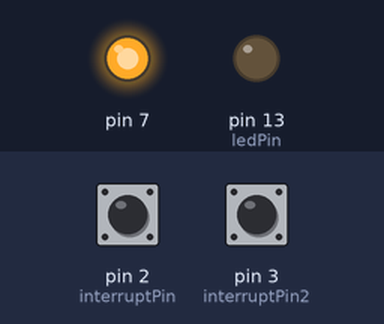
The sketch below on a simulated Arduino Uno, built with avr-gcc and run on an emulated ATmega328P. Shown: output pins drawn as LEDs (lit = HIGH). The test bench sets the inputs (shaded band); at power-on: pin 2 (interruptPin) HIGH, pin 3 (interruptPin2) HIGH.

Above: at 1.2 s.
1.3 s: pin 2 (interruptPin) pulled LOW for 0.15 s
At 2.1 s:
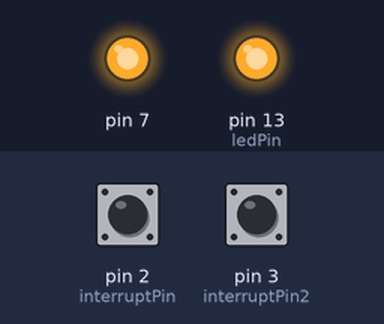
2.9 s: pin 3 (interruptPin2) pulled LOW for 0.15 s
At 3.3 s:
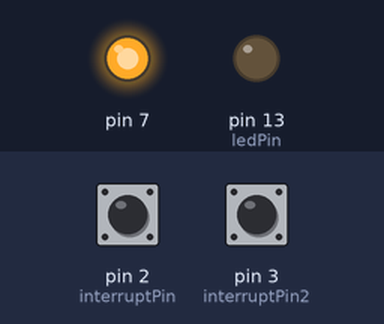
4.5 s: pin 2 (interruptPin) pulled LOW for 1 s
At 5.8 s:
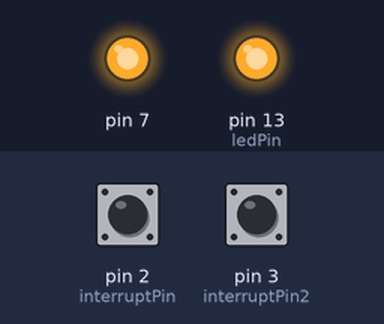
Timing chart, 0 to 7.5 s (numbered marks = the images above; inputs shaded):
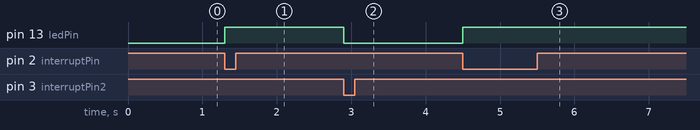

The sketch:

GreenSpirit_interrupt_example.ino
```cpp
const byte ledPin = 13;
const byte interruptPin = 2; // Pin sensor garis
const byte interruptPin2 = 3; // Pin Digital sensor api
volatile byte state = LOW;

void setup() {
  pinMode(ledPin, OUTPUT);
  pinMode(7, OUTPUT);
  pinMode(interruptPin, INPUT);
   pinMode(interruptPin2, INPUT);
  attachInterrupt(digitalPinToInterrupt(interruptPin), garis, FALLING);
  attachInterrupt(digitalPinToInterrupt(interruptPin2), api, FALLING);
  digitalWrite(ledPin, 0);
  digitalWrite(7, 1);
}

void loop() {
  delay(50000);

}

void garis() {
  state = 1; // ketika sensor mendeteksi garis, LED akan menyala
  digitalWrite(ledPin, state);
}

void api() {
  state = 0; // ketika sensor mendeteksi api, LED akan mati
  digitalWrite(ledPin, state);

  }
```

Measured:
- after the input at 1.3 s, pin 13 (ledPin): LOW → HIGH at once
- after the input at 2.9 s, pin 13 (ledPin): HIGH → LOW at once
- after the input at 4.5 s, pin 13 (ledPin): LOW → HIGH at once
